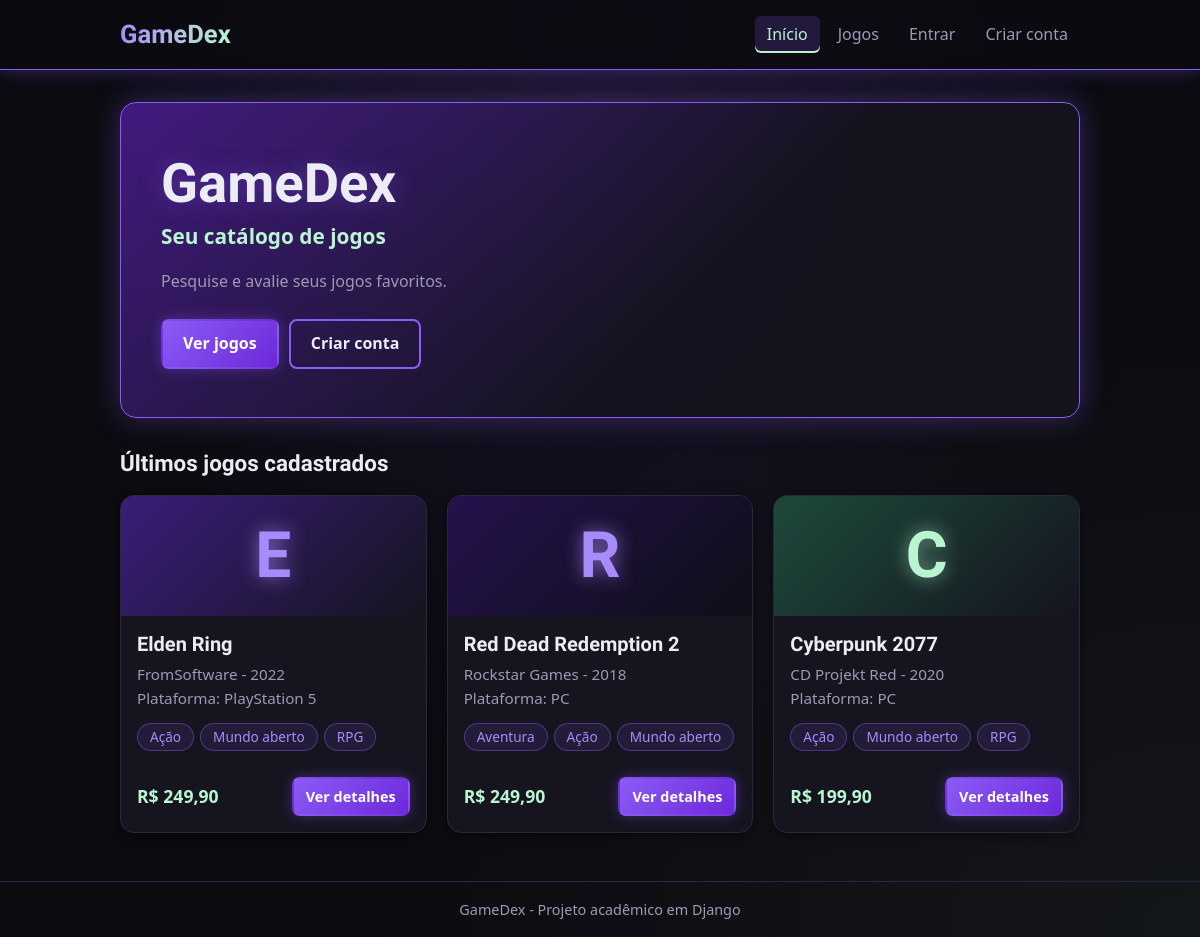
The page / on the database its author committed.
### catalogo/models.py (models this page shows, shortened)
class Jogo(models.Model):
    titulo = models.CharField(max_length=100)
    descricao = models.TextField()
    ano_lancamento = models.PositiveIntegerField()
    preco = models.DecimalField(max_digits=8, decimal_places=2, validators=[MinValueValidator(0)])
    desenvolvedora = models.ForeignKey(Desenvolvedora, on_delete=models.PROTECT, related_name='jogos')
    plataforma = models.ForeignKey(Plataforma, on_delete=models.PROTECT, related_name='jogos')
    categorias = models.ManyToManyField(Categoria, related_name='jogos')

class Desenvolvedora(models.Model):
    nome = models.CharField(max_length=100)
    pais = models.CharField(max_length=50, blank=True)
    ano_fundacao = models.PositiveIntegerField(null=True, blank=True)
    def __str__(self):
        return self.nome

class Plataforma(models.Model):
    nome = models.CharField(max_length=50)
    fabricante = models.CharField(max_length=50)
    class Meta:
        ordering = ['nome']
    def __str__(self):
        return self.nome

class Categoria(models.Model):
    nome = models.CharField(max_length=50, unique=True)
    descricao = models.TextField(blank=True)
    class Meta:
        ordering = ['nome']

### catalogo/views.py (the view)
# urls.py: path('', views.InicioView.as_view(), name='inicio'),
class InicioView(TemplateView):
    template_name = 'catalogo/inicio.html'
    def get_context_data(self, **kwargs):
        context = super().get_context_data(**kwargs)
        context['destaques'] = Jogo.objects.all().order_by('-id')[:3]
        return context

### catalogo/templates/catalogo/inicio.html (shortened to what this page needs)
{% extends 'catalogo/base.html' %}
{% block conteudo %}
<section class="hero">
    <h1>GameDex</h1>
    <p class="hero-subtitulo">Seu catálogo de jogos</p>
    <p class="hero-texto">Pesquise e avalie seus jogos favoritos.</p>
    <div class="botoes">
        <a href="{% url 'lista_jogos' %}" class="botao">Ver jogos</a>
        {% if user.is_staff %}
        <a href="{% url 'novo_jogo' %}" class="botao botao-secundario">Cadastrar jogo</a>
        {% elif not user.is_authenticated %}
        <a href="{% url 'cadastro' %}" class="botao botao-secundario">Criar conta</a>
        {% endif %}
    </div>
</section>
<section>
    <h2>Últimos jogos cadastrados</h2>
    {% if destaques %}
    <div class="grade-cards">
        {% for jogo in destaques %}
            {% include 'catalogo/card_jogo.html' %}
        {% endfor %}
    </div>
    {% else %}
    <p class="vazio">Nenhum jogo cadastrado ainda.</p>
    {% endif %}
</section>
{% endblock %}

### catalogo/templates/catalogo/card_jogo.html (shortened to what this page needs)
<article class="card">
    <div class="card-capa">
        <span>{{ jogo.titulo|first|upper }}</span>
    </div>
    <div class="card-corpo">
        <h3>{{ jogo.titulo }}</h3>
        <p class="card-info">{{ jogo.desenvolvedora }} - {{ jogo.ano_lancamento }}</p>
        <p class="card-info">Plataforma: {{ jogo.plataforma }}</p>
        <div class="tags">
            {% for categoria in jogo.categorias.all %}
            <span class="tag">{{ categoria.nome }}</span>
            {% endfor %}
        </div>
        <div class="card-rodape">
            <span class="preco">{% if jogo.preco %}R$ {{ jogo.preco }}{% else %}Gratuito{% endif %}</span>
            <a href="{% url 'detalhe_jogo' jogo.id %}" class="botao botao-pequeno">Ver detalhes</a>
        </div>
    </div>
</article>

### catalogo/static/catalogo/css/style.css (style rules this page uses)
:root { --fundo: #0b0b10; --card: #15141f; --card-claro: #1f1d2e; --borda: #2a2740; --texto: #ececf4; --texto-suave: #9d9ab3; --roxo: #8b5cf6; --roxo-claro: #a78bfa; --roxo-escuro: #6d28d9; --menta: #b9f5d0; --amarelo: #f5d76e; --vermelho: #f05264; --brilho-roxo: rgba(139, 92, 246, 0.35); }
* { box-sizing: border-box; }
body { margin: 0; background: radial-gradient(ellipse at top, rgba(139, 92, 246, 0.12), transparent 60%), radial-gradient(ellipse at bottom right, rgba(185, 245, 208, 0.05), transparent 50%), var(--fundo); background-attachment: fixed; color: var(--texto); font-family: "Segoe UI", Roboto, Arial, sans-serif; line-height: 1.6; display: flex; flex-direction: column; min-height: 100vh; }
h1, h2, h3 { font-family: "Chakra Petch", "Segoe UI", sans-serif; line-height: 1.2; margin-top: 0; }
h1 { font-size: 2.2rem; }
h2 { font-size: 1.4rem; margin-top: 32px; }
a { color: var(--roxo-claro); }
.botoes { display: flex; flex-wrap: wrap; gap: 10px; margin-top: 24px; }
.botao { display: inline-block; background: linear-gradient(135deg, var(--roxo), var(--roxo-escuro)); color: #ffffff; border: 2px solid transparent; border-radius: 8px; box-shadow: 0 0 14px var(--brilho-roxo); transition: transform 0.2s, box-shadow 0.2s; padding: 10px 20px; font-size: 1rem; font-weight: 600; text-decoration: none; white-space: nowrap; cursor: pointer; }
.botao-secundario { background: transparent; color: var(--texto); border-color: var(--roxo); box-shadow: none; }
.botao-pequeno { padding: 6px 12px; font-size: 0.9rem; }
.hero { background: linear-gradient(135deg, rgba(109, 40, 217, 0.55), rgba(21, 20, 31, 0.9) 60%); border: 1px solid var(--roxo); border-radius: 16px; box-shadow: 0 0 30px var(--brilho-roxo); padding: 48px 40px; margin-bottom: 16px; }
.hero h1 { font-size: 3.4rem; text-shadow: 0 0 24px var(--brilho-roxo); margin-bottom: 4px; }
.hero-subtitulo { font-size: 1.3rem; color: var(--menta); font-weight: 600; margin: 0; }
.hero-texto { color: var(--texto-suave); margin-bottom: 0; }
.grade-cards { display: grid; grid-template-columns: repeat(auto-fill, minmax(260px, 1fr)); gap: 20px; }
.card { display: flex; flex-direction: column; background-color: var(--card); border: 1px solid var(--borda); border-radius: 14px; overflow: hidden; box-shadow: 0 4px 12px rgba(0, 0, 0, 0.4); transition: transform 0.2s, border-color 0.2s, box-shadow 0.2s; }
.card-capa { height: 120px; display: flex; align-items: center; justify-content: center; background: linear-gradient(135deg, #3b1d7a, #15141f); }
.card-capa span { font-family: "Chakra Petch", sans-serif; font-size: 4rem; font-weight: 700; color: var(--roxo-claro); text-shadow: 0 0 18px rgba(167, 139, 250, 0.7); }
.card:nth-child(3n+2) .card-capa { background: linear-gradient(135deg, #24124d, #0f0e17); }
.card:nth-child(3n+3) .card-capa { background: linear-gradient(135deg, #1d4a3a, #15141f); }
.card:nth-child(3n+3) .card-capa span { color: var(--menta); text-shadow: 0 0 18px rgba(185, 245, 208, 0.6); }
.card-corpo { display: flex; flex-direction: column; flex: 1; padding: 16px; }
.card-corpo h3 { font-size: 1.25rem; margin-bottom: 6px; }
.card-info { color: var(--texto-suave); font-size: 0.95rem; margin: 0; }
.card-rodape { display: flex; align-items: center; justify-content: space-between; margin-top: auto; padding-top: 14px; }
.preco { font-weight: 700; font-size: 1.1rem; color: var(--menta); }
.tags { display: flex; flex-wrap: wrap; gap: 6px; margin: 12px 0; }
.tag { background-color: rgba(139, 92, 246, 0.12); color: var(--roxo-claro); border: 1px solid rgba(139, 92, 246, 0.4); border-radius: 20px; padding: 2px 12px; font-size: 0.85rem; }

### rows shown on the page
Jogo: titulo|first "E", titulo "Elden Ring", desenvolvedora "FromSoftware", ano_lancamento "2022", plataforma "PlayStation 5", preco "249,90"
Categoria: nome "Ação"
Categoria: nome "Mundo aberto"
Categoria: nome "RPG"
Jogo: titulo|first "R", titulo "Red Dead Redemption 2", desenvolvedora "Rockstar Games", ano_lancamento "2018", plataforma "PC", preco "249,90"
Categoria: nome "Aventura"
Jogo: titulo|first "C", titulo "Cyberpunk 2077", desenvolvedora "CD Projekt Red", ano_lancamento "2020", plataforma "PC", preco "199,90"
